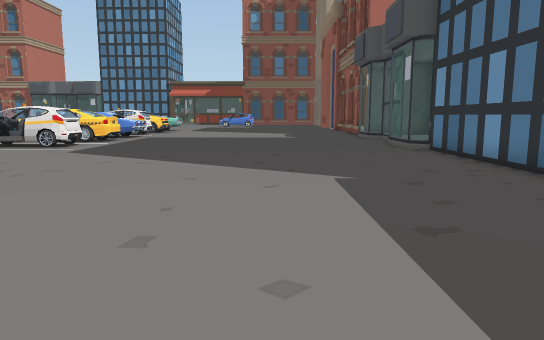
[1] (above)

24 first-person views from a walk through a scene from a Unity 3-D project. The camera is 1.3 m above the floor, tilts 8° down and sees 70° across. The floor is counted in squares, 1 m on a side. Each view is taken from the middle of a square. On the plan, view 1 faces up. The plan holds only what a view shows up to about 16 squares ahead; the rest is blank. The place goes on beyond the plan. Door leaves are left out, so doorways stand open. Some surface patterns are stand-ins.

[2]
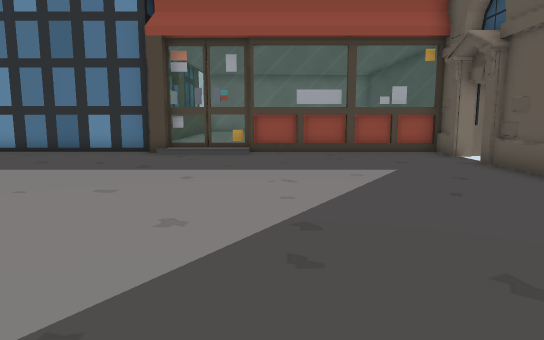

[3]
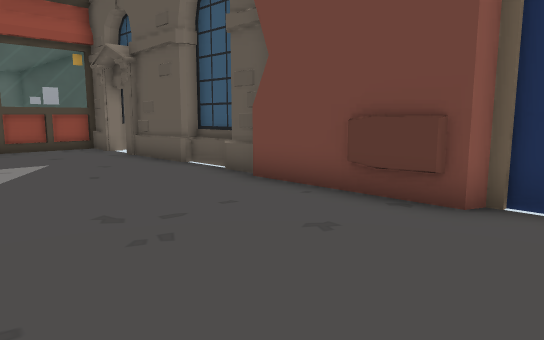

[4]
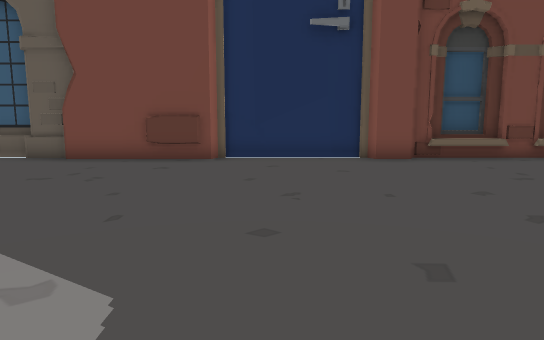

[5]
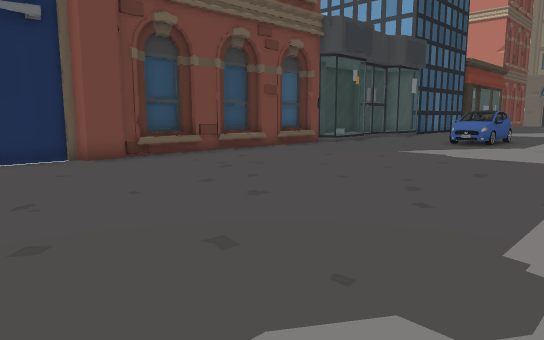

[6]
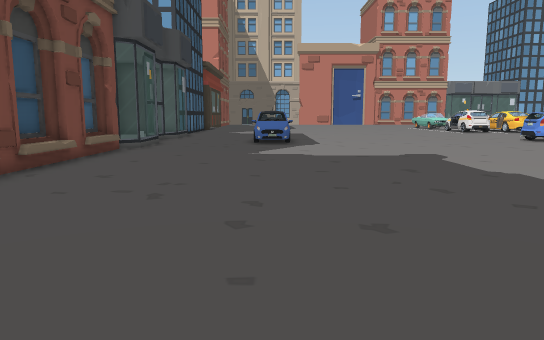

[7]
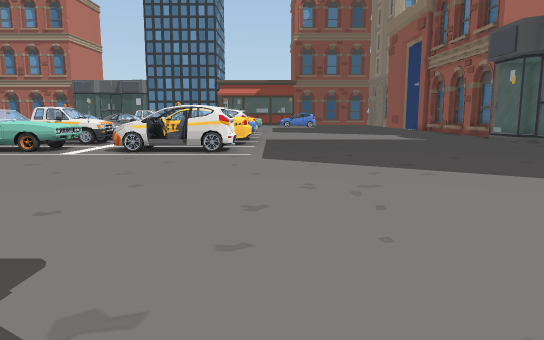

[8]
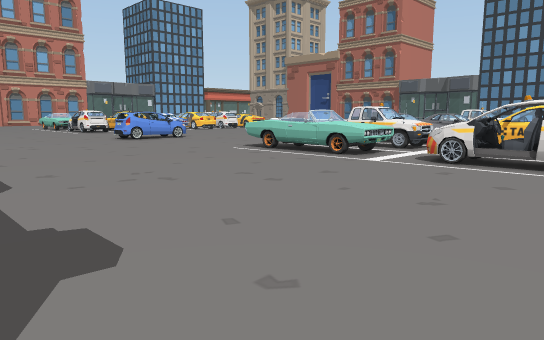

[9]
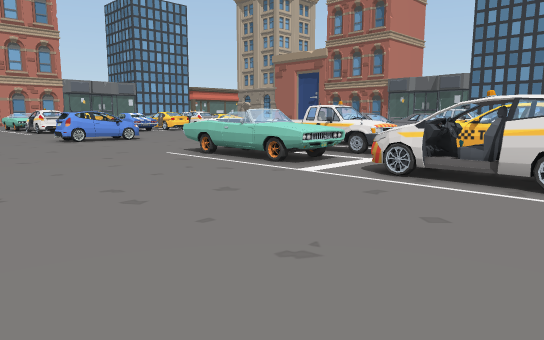

[10]
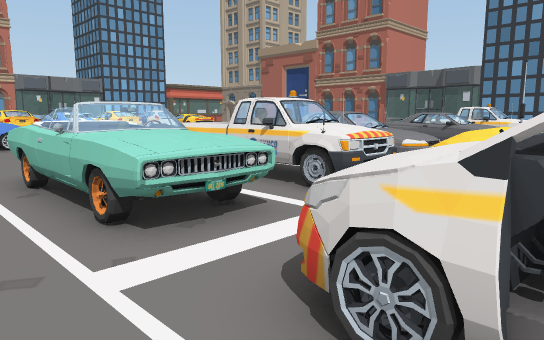

[11]
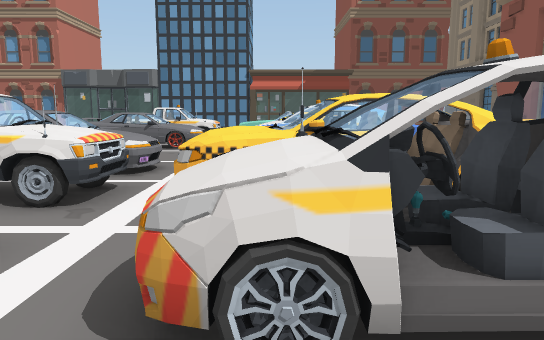

[12]
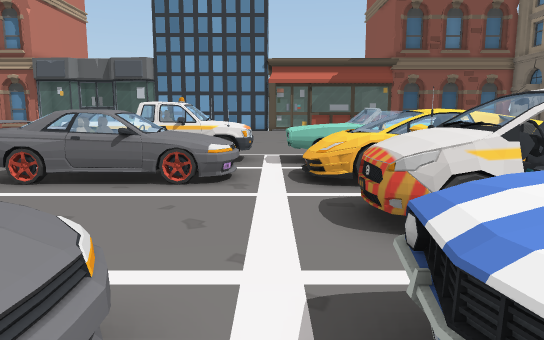

[13]
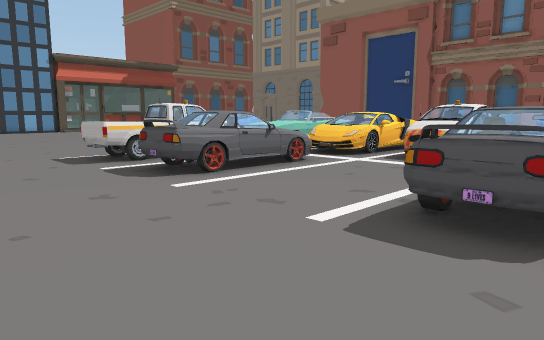

[14]
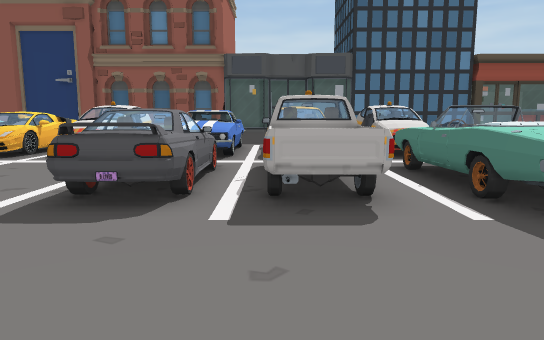

[15]
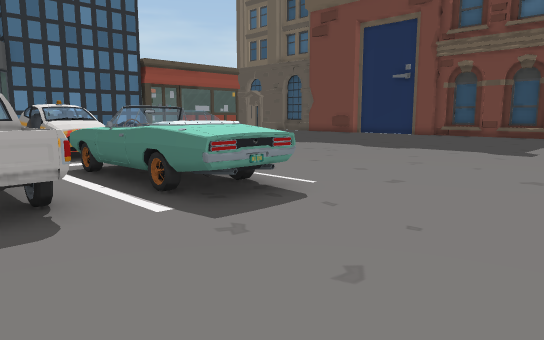

[16]
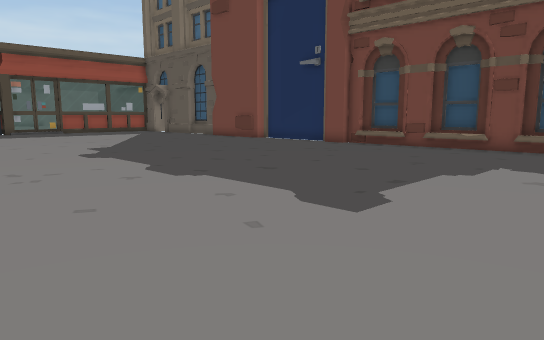

[17]
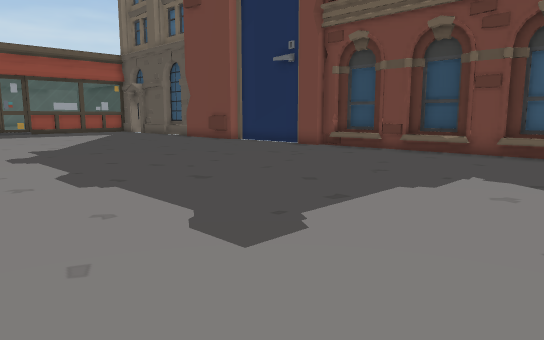

[18]
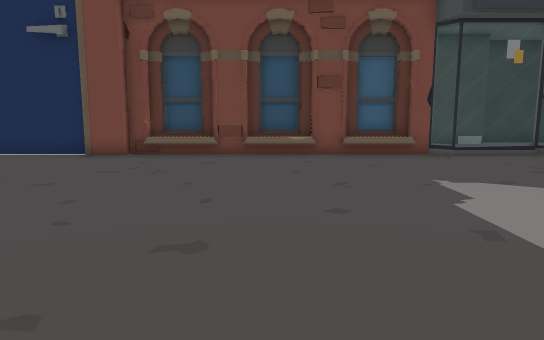

[19]
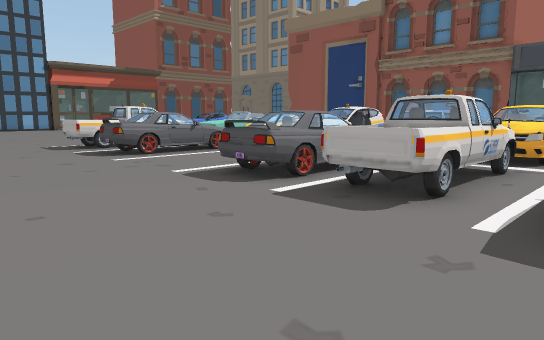

[20]
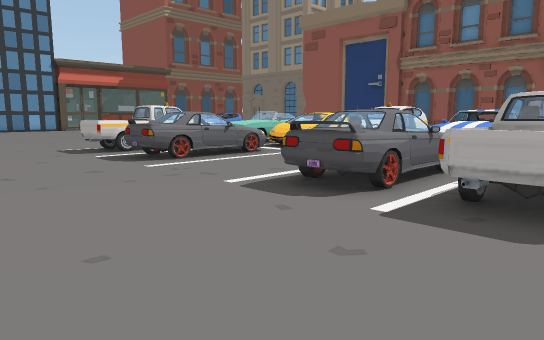

[21]
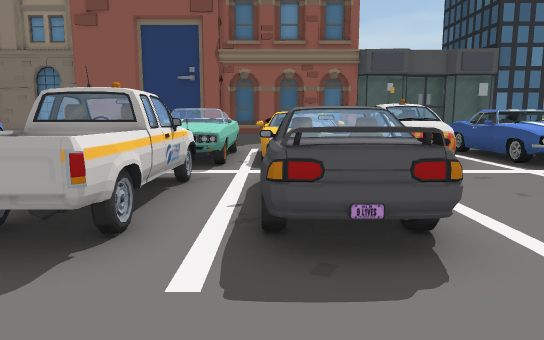

[22]
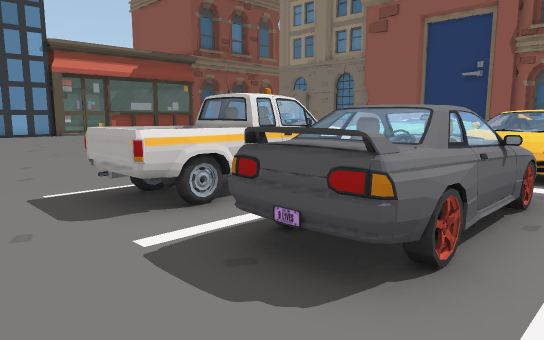

[23]
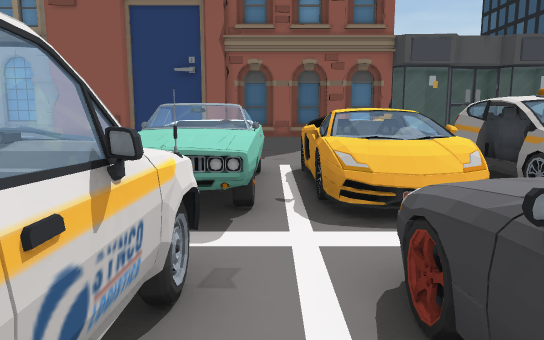

[24]
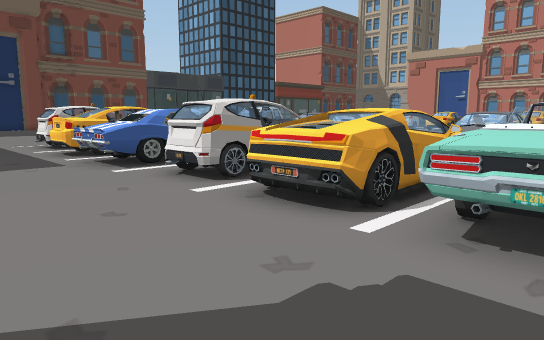

### Floor plan
Key: @ floor where view 1 was taken; # wall or solid block; x gap in a wall; . floor; D open door; = window, fence, low wall or low ledge; ^ raised ledge; W wheel; C car; O other object.
Columns run from 25 left of view 1 to 7 right of it. Each row starts with its distance up from view 1.
 35    ...... ...
 34    ..^^O=O^.^^==^    .
 33    ..^^O==^.^^^^^^..
 32   ..........^^##^.......
 31   ...=^^^^^.^^##^^......
 30   ...=^^^^^.^^^^^^...
 29   ....=##^=.^^#^^=...
 28   ...........WDDW....
 27  ...........^^^# =...
 26  ...........=WDDO....
 25  ...................
 24  ....#=#^^^.CCCCCC..
 23  ....=^^^^^.CCCCCC..
 22  .....==#=..CCCCCC..
 21 .....=^##O^.^^DD^x..
 20  ....^^##^^.^^##^^.
 19 ......####O.^^#D^=.
 18 .....^^##^^..ODD#............
 17 .....^^#=^^.^ODD#............
 16  ....^^=#^^.=WDD#.............=
 15  ..............................=
 14 ...............................#
 13 ...............................#
 12 ...............................#
 11 ...............................#
 10 ...............................#
  9 ...............................#
  8 ...............................#
  7 ...............................#
  6 ...............................#
  5 ...............................##
  4 ...............................=
  3 ...............................=
  2 ...............................=
  1 ...............................#
  0 .........................@.....#
 -1 ...............................#
 -2 ...............................#
 -3 ...............................#
 -4 =..............................#
 -5 =###############################
 -6   #

Positions as (right, up) in squares from view 1, and headings:
1: (0, 0), facing up
2: (-8, 1), facing right
3: (-10, 1), facing down-right
4: (-10, 7), facing down
5: (-9, 7), facing down-left
6: (-9, 1), facing left
7: (-7, 2), facing up
8: (-8, 5), facing up-left
9: (-8, 8), facing up-left
10: (-11, 14), facing up-left
11: (-12, 14), facing up
12: (-14, 22), facing up
13: (-24, 22), facing up-right
14: (-25, 21), facing right
15: (-25, 21), facing down-right
16: (-25, 11), facing down-right
17: (-25, 9), facing down-right
18: (-19, 8), facing down
19: (-25, 17), facing up-right
20: (-25, 19), facing up-right
21: (-23, 31), facing right
22: (-22, 28), facing up-right
23: (-18, 32), facing right
24: (-4, 34), facing down-left
